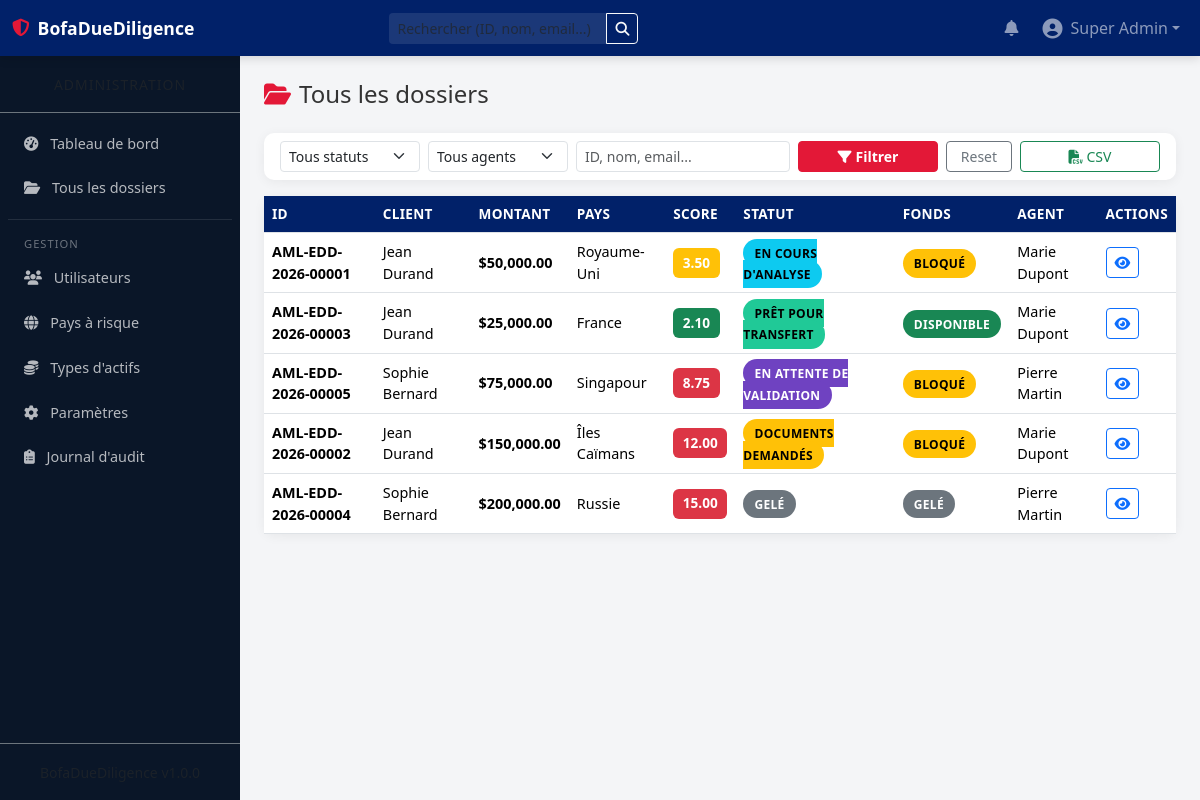
The page /admin/cases (signed in) on the database its author committed.
### tables this page shows
CREATE TABLE `cases` (
    `id` INT UNSIGNED AUTO_INCREMENT PRIMARY KEY,
    `case_id_unique` VARCHAR(20) NOT NULL UNIQUE,
    `sub_account_id` INT UNSIGNED NOT NULL,
    `montant` DECIMAL(15,2) NOT NULL,
    `devise` VARCHAR(3) NOT NULL DEFAULT 'USD',
    `emetteur_nom` VARCHAR(200) NOT NULL,
    `emetteur_banque` VARCHAR(200) DEFAULT NULL,
    `beneficiaire_nom` VARCHAR(200) NOT NULL,
    `beneficiaire_banque` VARCHAR(200) DEFAULT NULL,
    `pays_origine` VARCHAR(100) NOT NULL,
    `pays_destination` VARCHAR(100) NOT NULL,
    `type_actif` VARCHAR(100) NOT NULL DEFAULT 'Virement',
    `score_risque` DECIMAL(5,2) DEFAULT 0.00,
    `statut` ENUM('en_analyse','documents_demandes','en_attente_validation','valide','pret_pour_transfert','rejete','gele') NOT NULL DEFAULT 'en_analyse',
    `statut_fonds` ENUM('bloque','gele','disponible','transfere') NOT NULL DEFAULT 'bloque',
    `agent_assigne_id` INT UNSIGNED DEFAULT NULL,
    `superviseur_requis` TINYINT(1) NOT NULL DEFAULT 0,
    `date_limite` DATE DEFAULT NULL,
    `date_creation` DATETIME NOT NULL DEFAULT CURRENT_TIMESTAMP,
    `date_maj` DATETIME NOT NULL DEFAULT CURRENT_TIMESTAMP ON UPDATE CURRENT_TIMESTAMP,
    FOREIGN KEY (`sub_account_id`) REFERENCES `sub_accounts`(`id`) ON DELETE CASCADE,
    FOREIGN KEY (`agent_assigne_id`) REFERENCES `users`(`id`) ON DELETE SET NULL
);

### src/Controllers/AdminController.php (called while the page is built, shortened)
<?php
class AdminController {
    public function allCases(): void {
        $filters = [
            'statut' => $_GET['statut'] ?? '',
            'agent_id' => $_GET['agent_id'] ?? '',
            'search' => $_GET['search'] ?? '',
        ];
        $cases = CaseModel::getAll($filters);
        include __DIR__ . '/../../templates/layouts/header.php';
        include __DIR__ . '/../../templates/admin/cases.php';
        include __DIR__ . '/../../templates/layouts/footer.php';
    }
}

### src/autoload.php (called while the page is built, shortened)
<?php
spl_autoload_register(function ($class) {
    $dirs = [
        __DIR__ . '/Controllers/',
        __DIR__ . '/Models/',
        __DIR__ . '/Helpers/',
    ];
    foreach ($dirs as $dir) {
        $file = $dir . $class . '.php';
        if (file_exists($file)) {
            return;
        }
    }
});

### src/config.php (called while the page is built, shortened)
<?php
function getDB(): PDO {
    static $pdo = null;
    if ($pdo === null) {
        $dsn = 'mysql:host=' . DB_HOST . ';dbname=' . DB_NAME . ';charset=' . DB_CHARSET;
        $options = [
            PDO::ATTR_ERRMODE            => PDO::ERRMODE_EXCEPTION,
            PDO::ATTR_DEFAULT_FETCH_MODE => PDO::FETCH_ASSOC,
            PDO::ATTR_EMULATE_PREPARES   => false,
        ];
        $pdo = new PDO($dsn, DB_USER, DB_PASS, $options);
    }
    return $pdo;
}

### src/Models/CaseModel.php (called while the page is built, shortened)
<?php
class CaseModel {
    private static array $statusLabels = [
        'en_analyse' => 'En cours d\'analyse',
        'documents_demandes' => 'Documents demandés',
        'en_attente_validation' => 'En attente de validation',
        'valide' => 'Validé',
        'pret_pour_transfert' => 'Prêt pour transfert',
        'rejete' => 'Rejeté',
        'gele' => 'Gelé',
    ];
    private static array $fondsLabels = [
        'bloque' => 'Bloqué',
        'gele' => 'Gelé',
        'disponible' => 'Disponible',
        'transfere' => 'Transféré',
    ];
    public static function getStatusLabel(string $status): string {
        return self::$statusLabels[$status] ?? $status;
    }
    public static function getFondsLabel(string $status): string {
        return self::$fondsLabels[$status] ?? $status;
    }
    public static function getAll(array $filters = []): array {
        $sql = 'SELECT c.*, sa.numero_sous_compte,
                       CONCAT(uc.prenom, " ", uc.nom) as client_name,
                       CONCAT(ua.prenom, " ", ua.nom) as agent_name
                FROM cases c
                JOIN sub_accounts sa ON c.sub_account_id = sa.id
                JOIN accounts a ON sa.account_id = a.id
                JOIN users uc ON a.user_id = uc.id
                LEFT JOIN users ua ON c.agent_assigne_id = ua.id
                WHERE 1=1';
        $params = [];
        $sql .= ' ORDER BY c.date_creation DESC';
        $stmt = getDB()->prepare($sql);
        $stmt->execute($params);
        return $stmt->fetchAll();
    }
}

### src/Helpers/RiskCalculator.php (called while the page is built, shortened)
<?php
class RiskCalculator {
    public static function getScoreClass(float $score): string {
        if ($score < 3) return 'success';
        if ($score < 7) return 'warning';
        return 'danger';
    }
}

### templates/admin/cases.php (the view, shortened to what this page needs)
<h4 class="mb-4"><i class="fas fa-folder-open me-2 text-bofa-red"></i>Tous les dossiers</h4>
<div class="card mb-3">
    <div class="card-body py-2">
        <form method="GET" class="row g-2 align-items-end">
            <div class="col-md-2">
                <select name="statut" class="form-select form-select-sm">
                    <option value="">Tous statuts</option>
                </select>
            </div>
            <div class="col-md-2">
                <select name="agent_id" class="form-select form-select-sm">
                    <option value="">Tous agents</option>
                </select>
            </div>
            <div class="col-md-3"><input type="text" name="search" class="form-control form-control-sm" value="<?= htmlspecialchars($_GET['search'] ?? '') ?>" placeholder="ID, nom, email..."></div>
            <div class="col-md-2"><button type="submit" class="btn btn-sm btn-bofa w-100"><i class="fas fa-filter me-1"></i>Filtrer</button></div>
            <div class="col-md-1"><a href="<?= BASE_URL ?>admin/cases" class="btn btn-sm btn-outline-secondary w-100">Reset</a></div>
            <div class="col-md-2"><a href="<?= BASE_URL ?>api/export/csv?type=cases" class="btn btn-sm btn-outline-success w-100"><i class="fas fa-file-csv me-1"></i>CSV</a></div>
        </form>
    </div>
</div>
<div class="card">
    <div class="card-body p-0">
        <div class="table-responsive">
            <table class="table table-hover mb-0">
                <thead>
                    <tr><th>ID</th><th>Client</th><th>Montant</th><th>Pays</th><th>Score</th><th>Statut</th><th>Fonds</th><th>Agent</th><th>Actions</th></tr>
                </thead>
                <tbody>
                    <?php if (empty($cases)): ?>
                        <tr><td colspan="9" class="text-center text-muted p-4">Aucun dossier.</td></tr>
                    <?php else: ?>
                        <?php foreach ($cases as $c): ?>
                        <tr>
                            <td><strong><?= htmlspecialchars($c['case_id_unique']) ?></strong></td>
                            <td><?= htmlspecialchars($c['client_name'] ?? '-') ?></td>
                            <td class="fw-bold">$<?= number_format($c['montant'], 2) ?></td>
                            <td><?= htmlspecialchars($c['pays_origine']) ?></td>
                            <td><span class="risk-badge bg-<?= RiskCalculator::getScoreClass($c['score_risque']) ?> text-white"><?= $c['score_risque'] ?></span></td>
                            <td><span class="badge-status status-<?= $c['statut'] ?>"><?= CaseModel::getStatusLabel($c['statut']) ?></span></td>
                            <td><span class="badge-status fonds-<?= $c['statut_fonds'] ?>"><?= CaseModel::getFondsLabel($c['statut_fonds']) ?></span></td>
                            <td>
                                <?php if ($c['agent_name']): ?>
                                    <?= htmlspecialchars($c['agent_name']) ?>
                                <?php endif; ?>
                            </td>
                            <td><a href="<?= BASE_URL ?>admin/case?id=<?= $c['id'] ?>" class="btn btn-sm btn-outline-primary"><i class="fas fa-eye"></i></a></td>
                        </tr>
                        <?php endforeach; ?>
                    <?php endif; ?>
                </tbody>
            </table>
        </div>
    </div>
</div>

### rows shown on the page
cases: case_id_unique "AML-EDD-2026-00001", client_name "Jean Durand", montant "50,000.00", pays_origine "Royaume-Uni", score_risque "3.50", statut "EN COURS D'ANALYSE", statut_fonds "BLOQUÉ", agent_name "Marie Dupont"
cases: case_id_unique "AML-EDD-2026-00003", client_name "Jean Durand", montant "25,000.00", pays_origine "France", score_risque "2.10", statut "PRÊT POUR TRANSFERT", statut_fonds "DISPONIBLE", agent_name "Marie Dupont"
cases: case_id_unique "AML-EDD-2026-00005", client_name "Sophie Bernard", montant "75,000.00", pays_origine "Singapour", score_risque "8.75", statut "EN ATTENTE DE VALIDATION", statut_fonds "BLOQUÉ", agent_name "Pierre Martin"
cases: case_id_unique "AML-EDD-2026-00002", client_name "Jean Durand", montant "150,000.00", pays_origine "Îles Caïmans", score_risque "12.00", statut "DOCUMENTS DEMANDÉS", statut_fonds "BLOQUÉ", agent_name "Marie Dupont"
cases: case_id_unique "AML-EDD-2026-00004", client_name "Sophie Bernard", montant "200,000.00", pays_origine "Russie", score_risque "15.00", statut "GELÉ", statut_fonds "GELÉ", agent_name "Pierre Martin"

### other values the page prints
APP_NAME "BofaDueDiligence"
Auth::name() "Super Admin"
